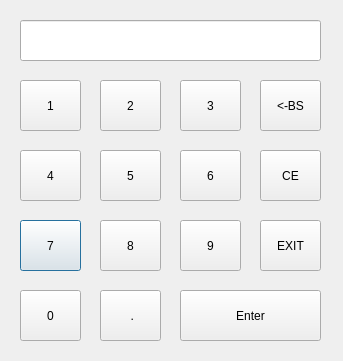
<?xml version="1.0" encoding="UTF-8"?>
<ui version="4.0">
 <class>DialogInputNumber</class>
 <widget class="QDialog" name="DialogInputNumber">
  <property name="windowModality">
   <enum>Qt::ApplicationModal</enum>
  </property>
  <property name="geometry">
   <rect>
    <x>0</x>
    <y>0</y>
    <width>343</width>
    <height>361</height>
   </rect>
  </property>
  <property name="windowTitle">
   <string>Dialog</string>
  </property>
  <property name="modal">
   <bool>true</bool>
  </property>
  <widget class="QPushButton" name="pushButton_7">
   <property name="geometry">
    <rect>
     <x>20</x>
     <y>220</y>
     <width>61</width>
     <height>51</height>
    </rect>
   </property>
   <property name="text">
    <string>7</string>
   </property>
  </widget>
  <widget class="QPushButton" name="pushButton_1">
   <property name="geometry">
    <rect>
     <x>20</x>
     <y>80</y>
     <width>61</width>
     <height>51</height>
    </rect>
   </property>
   <property name="text">
    <string>1</string>
   </property>
  </widget>
  <widget class="QPushButton" name="pushButton_p">
   <property name="geometry">
    <rect>
     <x>100</x>
     <y>290</y>
     <width>61</width>
     <height>51</height>
    </rect>
   </property>
   <property name="text">
    <string> .</string>
   </property>
  </widget>
  <widget class="QPushButton" name="pushButton_BS">
   <property name="geometry">
    <rect>
     <x>260</x>
     <y>80</y>
     <width>61</width>
     <height>51</height>
    </rect>
   </property>
   <property name="text">
    <string>&lt;-BS</string>
   </property>
  </widget>
  <widget class="QPushButton" name="pushButton_9">
   <property name="geometry">
    <rect>
     <x>180</x>
     <y>220</y>
     <width>61</width>
     <height>51</height>
    </rect>
   </property>
   <property name="text">
    <string>9</string>
   </property>
  </widget>
  <widget class="QPushButton" name="pushButton_5">
   <property name="geometry">
    <rect>
     <x>100</x>
     <y>150</y>
     <width>61</width>
     <height>51</height>
    </rect>
   </property>
   <property name="text">
    <string>5</string>
   </property>
  </widget>
  <widget class="QPushButton" name="pushButton_8">
   <property name="geometry">
    <rect>
     <x>100</x>
     <y>220</y>
     <width>61</width>
     <height>51</height>
    </rect>
   </property>
   <property name="text">
    <string>8</string>
   </property>
  </widget>
  <widget class="QPushButton" name="pushButton_2">
   <property name="geometry">
    <rect>
     <x>100</x>
     <y>80</y>
     <width>61</width>
     <height>51</height>
    </rect>
   </property>
   <property name="text">
    <string>2</string>
   </property>
  </widget>
  <widget class="QPushButton" name="pushButton_3">
   <property name="geometry">
    <rect>
     <x>180</x>
     <y>80</y>
     <width>61</width>
     <height>51</height>
    </rect>
   </property>
   <property name="text">
    <string>3</string>
   </property>
  </widget>
  <widget class="QPushButton" name="pushButton_6">
   <property name="geometry">
    <rect>
     <x>180</x>
     <y>150</y>
     <width>61</width>
     <height>51</height>
    </rect>
   </property>
   <property name="text">
    <string>6</string>
   </property>
  </widget>
  <widget class="QLineEdit" name="lineEdit">
   <property name="geometry">
    <rect>
     <x>20</x>
     <y>20</y>
     <width>301</width>
     <height>41</height>
    </rect>
   </property>
  </widget>
  <widget class="QPushButton" name="pushButton_4">
   <property name="geometry">
    <rect>
     <x>20</x>
     <y>150</y>
     <width>61</width>
     <height>51</height>
    </rect>
   </property>
   <property name="text">
    <string>4</string>
   </property>
  </widget>
  <widget class="QPushButton" name="pushButton_EXIT">
   <property name="geometry">
    <rect>
     <x>260</x>
     <y>220</y>
     <width>61</width>
     <height>51</height>
    </rect>
   </property>
   <property name="text">
    <string>EXIT</string>
   </property>
  </widget>
  <widget class="QPushButton" name="pushButton_0">
   <property name="geometry">
    <rect>
     <x>20</x>
     <y>290</y>
     <width>61</width>
     <height>51</height>
    </rect>
   </property>
   <property name="text">
    <string>0</string>
   </property>
  </widget>
  <widget class="QPushButton" name="pushButton_CE">
   <property name="geometry">
    <rect>
     <x>260</x>
     <y>150</y>
     <width>61</width>
     <height>51</height>
    </rect>
   </property>
   <property name="text">
    <string>CE</string>
   </property>
  </widget>
  <widget class="QPushButton" name="pushButton_Enter">
   <property name="geometry">
    <rect>
     <x>180</x>
     <y>290</y>
     <width>141</width>
     <height>51</height>
    </rect>
   </property>
   <property name="text">
    <string>Enter</string>
   </property>
  </widget>
 </widget>
 <resources/>
 <connections/>
</ui>
